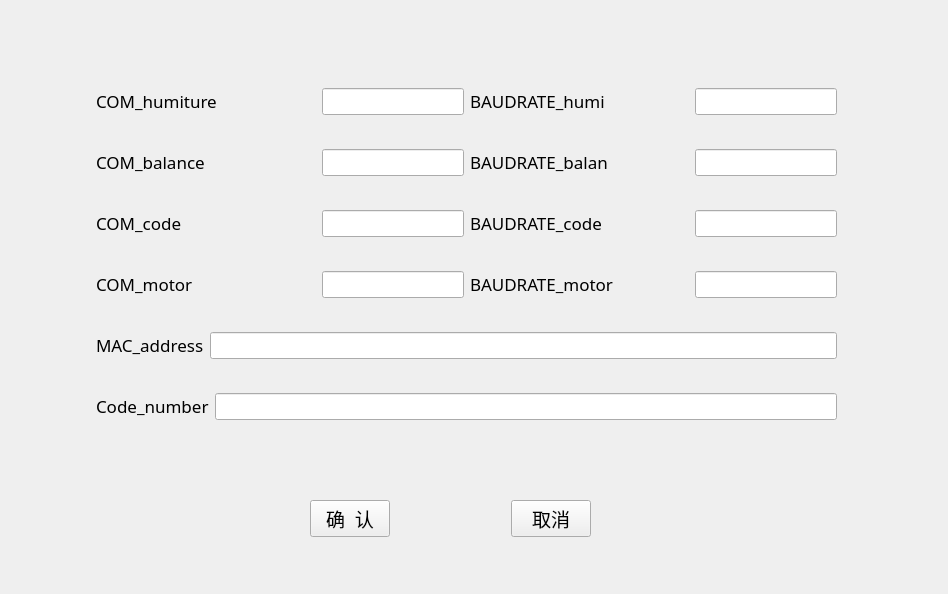
<?xml version="1.0" encoding="UTF-8"?>
<ui version="4.0">
 <class>Form_mac</class>
 <widget class="QWidget" name="Form_mac">
  <property name="geometry">
   <rect>
    <x>0</x>
    <y>0</y>
    <width>948</width>
    <height>594</height>
   </rect>
  </property>
  <property name="windowTitle">
   <string>MAC地址及COM设置</string>
  </property>
  <widget class="QWidget" name="layoutWidget">
   <property name="geometry">
    <rect>
     <x>310</x>
     <y>500</y>
     <width>281</width>
     <height>37</height>
    </rect>
   </property>
   <layout class="QHBoxLayout" name="horizontalLayout">
    <item>
     <widget class="QPushButton" name="pushButton">
      <property name="font">
       <font>
        <family>方正姚体</family>
        <pointsize>14</pointsize>
       </font>
      </property>
      <property name="text">
       <string>确  认</string>
      </property>
     </widget>
    </item>
    <item>
     <spacer name="horizontalSpacer">
      <property name="orientation">
       <enum>Qt::Horizontal</enum>
      </property>
      <property name="sizeHint" stdset="0">
       <size>
        <width>40</width>
        <height>20</height>
       </size>
      </property>
     </spacer>
    </item>
    <item>
     <widget class="QPushButton" name="pushButton_2">
      <property name="font">
       <font>
        <family>方正姚体</family>
        <pointsize>14</pointsize>
       </font>
      </property>
      <property name="text">
       <string>取消</string>
      </property>
     </widget>
    </item>
   </layout>
  </widget>
  <widget class="QWidget" name="layoutWidget">
   <property name="geometry">
    <rect>
     <x>96</x>
     <y>60</y>
     <width>741</width>
     <height>391</height>
    </rect>
   </property>
   <layout class="QVBoxLayout" name="verticalLayout">
    <item>
     <layout class="QHBoxLayout" name="horizontalLayout_18">
      <item>
       <layout class="QHBoxLayout" name="horizontalLayout_2">
        <item>
         <widget class="QLabel" name="label_2">
          <property name="sizePolicy">
           <sizepolicy hsizetype="Minimum" vsizetype="Fixed">
            <horstretch>0</horstretch>
            <verstretch>0</verstretch>
           </sizepolicy>
          </property>
          <property name="font">
           <font>
            <family>方正姚体</family>
            <pointsize>13</pointsize>
           </font>
          </property>
          <property name="text">
           <string>COM_humiture</string>
          </property>
         </widget>
        </item>
        <item>
         <widget class="QLineEdit" name="lineEdit_2">
          <property name="sizePolicy">
           <sizepolicy hsizetype="Fixed" vsizetype="Fixed">
            <horstretch>0</horstretch>
            <verstretch>0</verstretch>
           </sizepolicy>
          </property>
          <property name="font">
           <font>
            <family>Times New Roman</family>
            <pointsize>12</pointsize>
           </font>
          </property>
         </widget>
        </item>
       </layout>
      </item>
      <item>
       <layout class="QHBoxLayout" name="horizontalLayout_3">
        <item>
         <widget class="QLabel" name="label_8">
          <property name="sizePolicy">
           <sizepolicy hsizetype="Minimum" vsizetype="Fixed">
            <horstretch>0</horstretch>
            <verstretch>0</verstretch>
           </sizepolicy>
          </property>
          <property name="font">
           <font>
            <family>方正姚体</family>
            <pointsize>13</pointsize>
           </font>
          </property>
          <property name="text">
           <string>BAUDRATE_humi</string>
          </property>
         </widget>
        </item>
        <item>
         <widget class="QLineEdit" name="lineEdit_8">
          <property name="sizePolicy">
           <sizepolicy hsizetype="Fixed" vsizetype="Fixed">
            <horstretch>0</horstretch>
            <verstretch>0</verstretch>
           </sizepolicy>
          </property>
          <property name="font">
           <font>
            <family>Times New Roman</family>
            <pointsize>12</pointsize>
           </font>
          </property>
         </widget>
        </item>
       </layout>
      </item>
     </layout>
    </item>
    <item>
     <layout class="QHBoxLayout" name="horizontalLayout_17">
      <item>
       <layout class="QHBoxLayout" name="horizontalLayout_4">
        <item>
         <widget class="QLabel" name="label_3">
          <property name="sizePolicy">
           <sizepolicy hsizetype="Minimum" vsizetype="Fixed">
            <horstretch>0</horstretch>
            <verstretch>0</verstretch>
           </sizepolicy>
          </property>
          <property name="font">
           <font>
            <family>方正姚体</family>
            <pointsize>13</pointsize>
           </font>
          </property>
          <property name="text">
           <string>COM_balance</string>
          </property>
         </widget>
        </item>
        <item>
         <widget class="QLineEdit" name="lineEdit_3">
          <property name="sizePolicy">
           <sizepolicy hsizetype="Fixed" vsizetype="Fixed">
            <horstretch>0</horstretch>
            <verstretch>0</verstretch>
           </sizepolicy>
          </property>
          <property name="font">
           <font>
            <family>Times New Roman</family>
            <pointsize>12</pointsize>
           </font>
          </property>
         </widget>
        </item>
       </layout>
      </item>
      <item>
       <layout class="QHBoxLayout" name="horizontalLayout_8">
        <item>
         <widget class="QLabel" name="label_11">
          <property name="sizePolicy">
           <sizepolicy hsizetype="Minimum" vsizetype="Fixed">
            <horstretch>0</horstretch>
            <verstretch>0</verstretch>
           </sizepolicy>
          </property>
          <property name="font">
           <font>
            <family>方正姚体</family>
            <pointsize>13</pointsize>
           </font>
          </property>
          <property name="text">
           <string>BAUDRATE_balan</string>
          </property>
         </widget>
        </item>
        <item>
         <widget class="QLineEdit" name="lineEdit_9">
          <property name="sizePolicy">
           <sizepolicy hsizetype="Fixed" vsizetype="Fixed">
            <horstretch>0</horstretch>
            <verstretch>0</verstretch>
           </sizepolicy>
          </property>
          <property name="font">
           <font>
            <family>Times New Roman</family>
            <pointsize>12</pointsize>
           </font>
          </property>
         </widget>
        </item>
       </layout>
      </item>
     </layout>
    </item>
    <item>
     <layout class="QHBoxLayout" name="horizontalLayout_16">
      <item>
       <layout class="QHBoxLayout" name="horizontalLayout_5">
        <item>
         <widget class="QLabel" name="label_4">
          <property name="sizePolicy">
           <sizepolicy hsizetype="Minimum" vsizetype="Fixed">
            <horstretch>0</horstretch>
            <verstretch>0</verstretch>
           </sizepolicy>
          </property>
          <property name="font">
           <font>
            <family>方正姚体</family>
            <pointsize>13</pointsize>
           </font>
          </property>
          <property name="text">
           <string>COM_code</string>
          </property>
         </widget>
        </item>
        <item>
         <widget class="QLineEdit" name="lineEdit_4">
          <property name="sizePolicy">
           <sizepolicy hsizetype="Fixed" vsizetype="Fixed">
            <horstretch>0</horstretch>
            <verstretch>0</verstretch>
           </sizepolicy>
          </property>
          <property name="font">
           <font>
            <family>Times New Roman</family>
            <pointsize>12</pointsize>
           </font>
          </property>
         </widget>
        </item>
       </layout>
      </item>
      <item>
       <layout class="QHBoxLayout" name="horizontalLayout_9">
        <item>
         <widget class="QLabel" name="label_12">
          <property name="sizePolicy">
           <sizepolicy hsizetype="Minimum" vsizetype="Fixed">
            <horstretch>0</horstretch>
            <verstretch>0</verstretch>
           </sizepolicy>
          </property>
          <property name="font">
           <font>
            <family>方正姚体</family>
            <pointsize>13</pointsize>
           </font>
          </property>
          <property name="text">
           <string>BAUDRATE_code</string>
          </property>
         </widget>
        </item>
        <item>
         <widget class="QLineEdit" name="lineEdit_10">
          <property name="sizePolicy">
           <sizepolicy hsizetype="Fixed" vsizetype="Fixed">
            <horstretch>0</horstretch>
            <verstretch>0</verstretch>
           </sizepolicy>
          </property>
          <property name="font">
           <font>
            <family>Times New Roman</family>
            <pointsize>12</pointsize>
           </font>
          </property>
         </widget>
        </item>
       </layout>
      </item>
     </layout>
    </item>
    <item>
     <layout class="QHBoxLayout" name="horizontalLayout_14">
      <item>
       <layout class="QHBoxLayout" name="horizontalLayout_7">
        <item>
         <widget class="QLabel" name="label_6">
          <property name="sizePolicy">
           <sizepolicy hsizetype="Minimum" vsizetype="Fixed">
            <horstretch>0</horstretch>
            <verstretch>0</verstretch>
           </sizepolicy>
          </property>
          <property name="font">
           <font>
            <family>方正姚体</family>
            <pointsize>13</pointsize>
           </font>
          </property>
          <property name="text">
           <string>COM_motor</string>
          </property>
         </widget>
        </item>
        <item>
         <widget class="QLineEdit" name="lineEdit_6">
          <property name="sizePolicy">
           <sizepolicy hsizetype="Fixed" vsizetype="Fixed">
            <horstretch>0</horstretch>
            <verstretch>0</verstretch>
           </sizepolicy>
          </property>
          <property name="font">
           <font>
            <family>Times New Roman</family>
            <pointsize>12</pointsize>
           </font>
          </property>
         </widget>
        </item>
       </layout>
      </item>
      <item>
       <layout class="QHBoxLayout" name="horizontalLayout_11">
        <item>
         <widget class="QLabel" name="label_14">
          <property name="sizePolicy">
           <sizepolicy hsizetype="Minimum" vsizetype="Fixed">
            <horstretch>0</horstretch>
            <verstretch>0</verstretch>
           </sizepolicy>
          </property>
          <property name="font">
           <font>
            <family>方正姚体</family>
            <pointsize>13</pointsize>
           </font>
          </property>
          <property name="text">
           <string>BAUDRATE_motor</string>
          </property>
         </widget>
        </item>
        <item>
         <widget class="QLineEdit" name="lineEdit_12">
          <property name="sizePolicy">
           <sizepolicy hsizetype="Fixed" vsizetype="Fixed">
            <horstretch>0</horstretch>
            <verstretch>0</verstretch>
           </sizepolicy>
          </property>
          <property name="font">
           <font>
            <family>Times New Roman</family>
            <pointsize>12</pointsize>
           </font>
          </property>
         </widget>
        </item>
       </layout>
      </item>
     </layout>
    </item>
    <item>
     <layout class="QHBoxLayout" name="horizontalLayout_13">
      <item>
       <widget class="QLabel" name="label">
        <property name="sizePolicy">
         <sizepolicy hsizetype="Minimum" vsizetype="Fixed">
          <horstretch>0</horstretch>
          <verstretch>0</verstretch>
         </sizepolicy>
        </property>
        <property name="font">
         <font>
          <family>方正姚体</family>
          <pointsize>13</pointsize>
         </font>
        </property>
        <property name="text">
         <string>MAC_address</string>
        </property>
       </widget>
      </item>
      <item>
       <widget class="QLineEdit" name="lineEdit">
        <property name="sizePolicy">
         <sizepolicy hsizetype="MinimumExpanding" vsizetype="Fixed">
          <horstretch>0</horstretch>
          <verstretch>0</verstretch>
         </sizepolicy>
        </property>
        <property name="font">
         <font>
          <family>Times New Roman</family>
          <pointsize>12</pointsize>
         </font>
        </property>
       </widget>
      </item>
     </layout>
    </item>
    <item>
     <layout class="QHBoxLayout" name="horizontalLayout_12">
      <item>
       <widget class="QLabel" name="label_7">
        <property name="sizePolicy">
         <sizepolicy hsizetype="Minimum" vsizetype="Fixed">
          <horstretch>0</horstretch>
          <verstretch>0</verstretch>
         </sizepolicy>
        </property>
        <property name="font">
         <font>
          <family>方正姚体</family>
          <pointsize>13</pointsize>
         </font>
        </property>
        <property name="text">
         <string>Code_number</string>
        </property>
       </widget>
      </item>
      <item>
       <widget class="QLineEdit" name="lineEdit_7">
        <property name="sizePolicy">
         <sizepolicy hsizetype="MinimumExpanding" vsizetype="Fixed">
          <horstretch>0</horstretch>
          <verstretch>0</verstretch>
         </sizepolicy>
        </property>
        <property name="font">
         <font>
          <family>Times New Roman</family>
          <pointsize>12</pointsize>
         </font>
        </property>
       </widget>
      </item>
     </layout>
    </item>
   </layout>
  </widget>
 </widget>
 <resources/>
 <connections/>
</ui>
